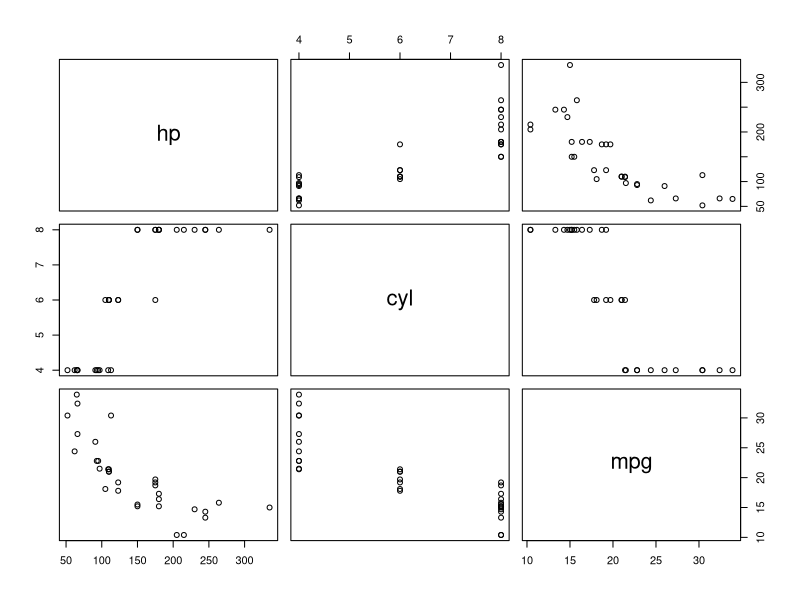

This figure's R source:
## ---- chunk 1
f1 <- 1
f2 <- 1
print(1)
print(1)
for (i in 1:8){
    f3 <- f1+f2
    f1 <- f2
    f2 <- f3
    print (f3)
}
## ---- chunk 2
fib <- function(n){
  vect <- numeric(n)
  vect[1] <- vect[2] <- 1
  for (i in 3:10){
    vect[i] <- vect[i-2]+vect[i-1]
  } 
  return (vect)
}

print(fib(10))
## ---- chunk 3
one_function <- function(x){
  if (x>=0 & x<=1){
    return (1)
  }else{
    return (0)
  }
}

one_function(1)
one_function(5)
one_function(-1)
## ---- chunk 4
first = letters[0:10]
last = LETTERS[16:26]
middle = LETTERS[22:24]
print(first)
print(last)
print(middle)
## ---- chunk 5
for (i in 1:100){
  if (i%%3==0 & i%%5==0){
    print("FizzBuzz")
  }else if (i%%3==0){
    print("Fizz")
  }else if (i%%5==0){
    print("Buzz")
  }
}
## ---- chunk 6
unique_func <- function(x){
  if (is.character(x)){
    x = strsplit(x,"")
    x = unlist(x)
  }
  print(unique(x))
}
unique_func("helloo")
unique_func(c(1,2,3,4,4,5,5))
## ---- chunk 7
vect <- c(1,2,3,4)
maximum <- max(vect)
minimum <- min(vect)
## ---- chunk 8
print(seq(20,50))
print(mean(20:50))
print(sum(20:50))
## ---- chunk 9
vect = c(1,2,3)
vect2 = c(2,3,4)
vect3 = c(5,6,7)
vect4 = c(9,10,11)
df = data.frame(vect,vect2,vect3,vect4)
## ---- chunk 10
plot(mtcars[,c('hp','cyl','mpg')])
